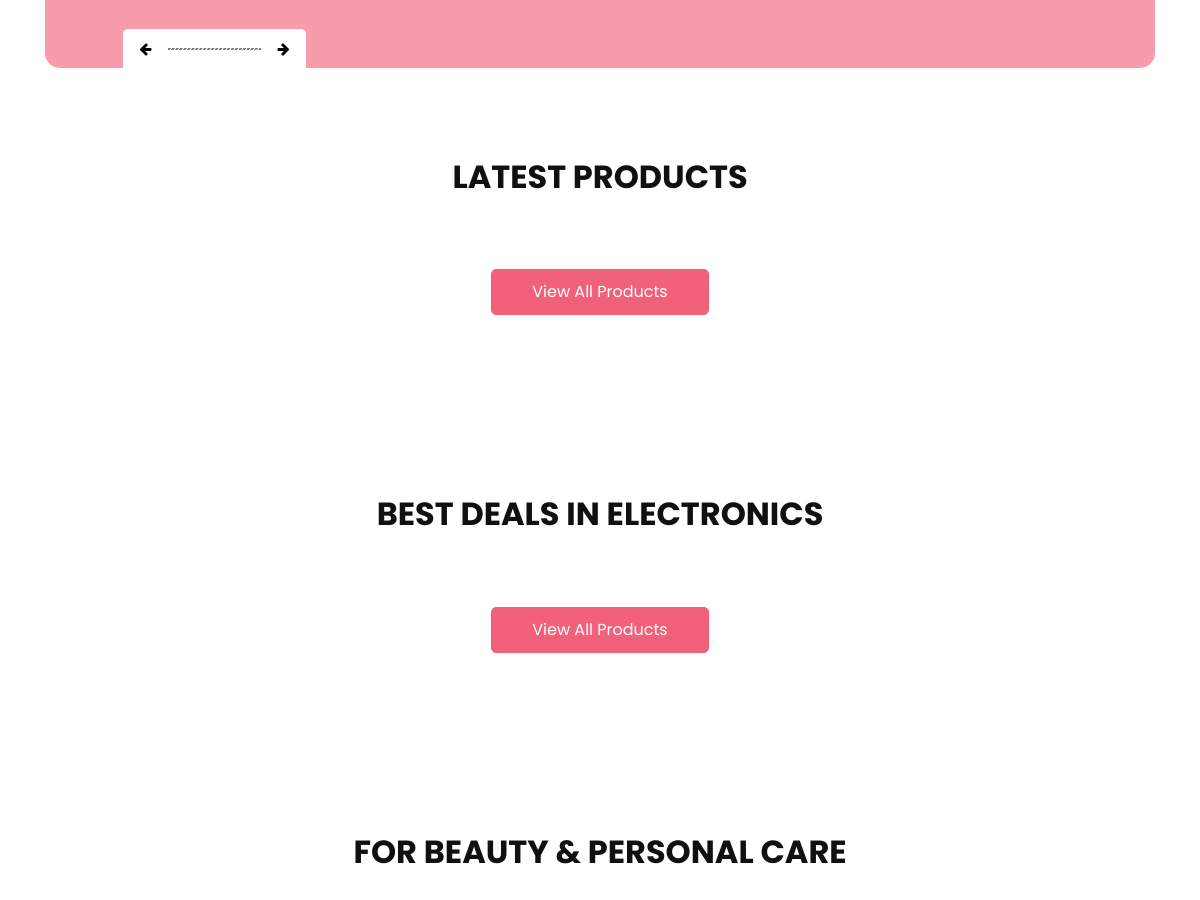
/ (middle part), run on an earlier commit of the app's database.
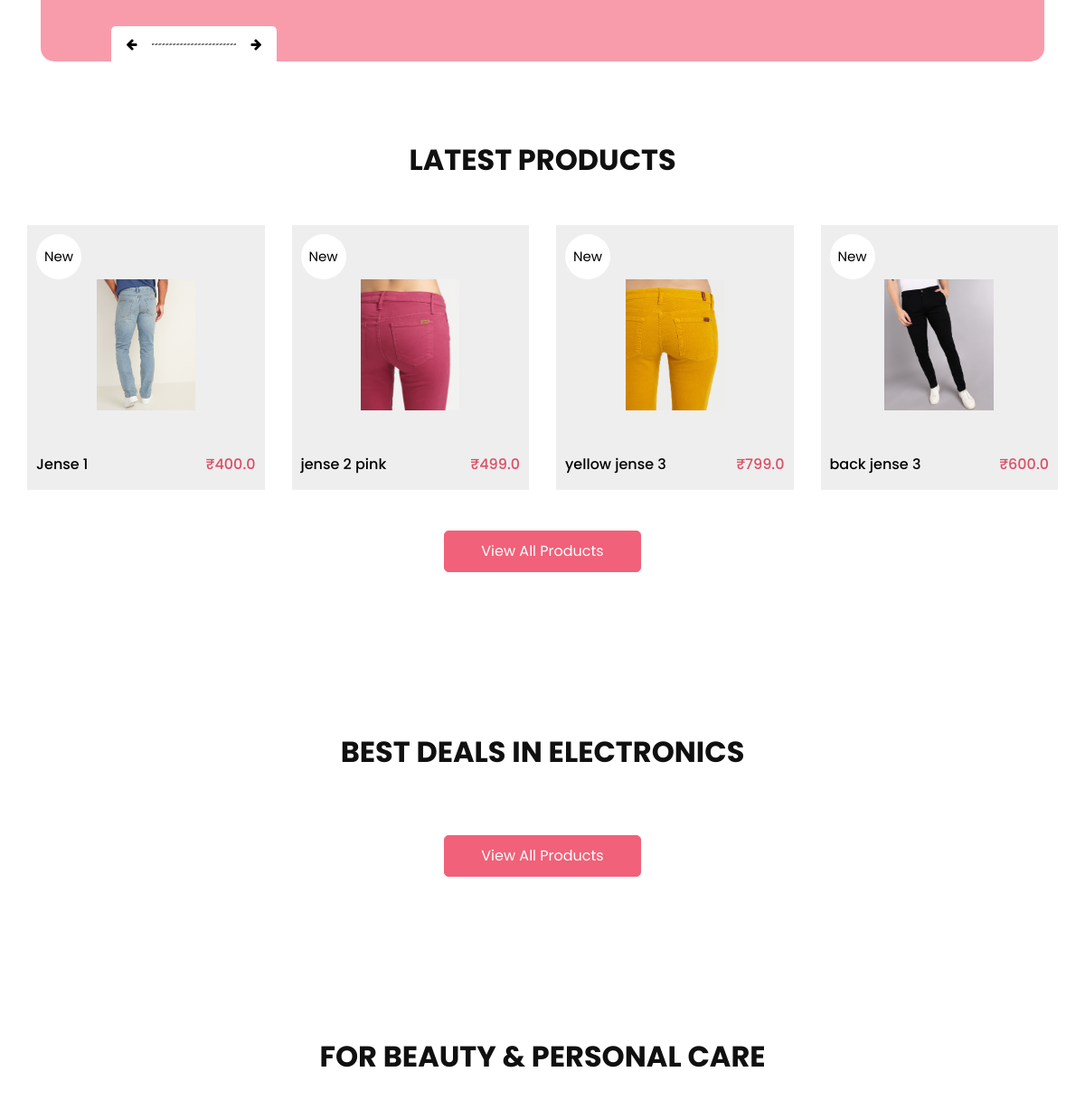
And on a later commit of the database.
### shop/models.py (models this page shows, shortened)
class Product(models.Model):
    title =models.CharField( max_length=50)
    MRP = models. FloatField()
    list_price = models. FloatField()
    description = models.TextField()
    brand = models.CharField(max_length=100)
    category = models.CharField( choices=CATEGORY_CHOICES, max_length=50)
    product_image = models.ImageField( upload_to='product_images')

### shop/views.py (the view)
# urls.py: path("", HomeView.as_view(), name="home"),
class HomeView(TemplateView):
    def get (self , request):
        clothing = Product.objects.filter(category = 'Clothing')
        electronics = Product.objects.filter(category = 'Electronics')
        beauty = Product.objects.filter(category = 'Beauty & Personal Care')
        grocery = Product.objects.filter(category = 'Grocery')
        jewelry = Product.objects.filter(category = 'Jewelry')
        return render(request , "shop/index.html" , {'clothing' : clothing[:4] ,'electronics' : electronics[:4] , 'beauty': beauty[:4] ,'jewelry': jewelry[:4] , 'grocery': grocery[:4] })

### templates/shop/index.html (shortened to what this page needs)
{% extends "shop/base.html" %}
{% load static %}
{% block a %}
    <section class="slider_section">
      <div class="slider_container">
        <div id="carouselExampleIndicators" class="carousel slide" data-ride="carousel">
          <div class="carousel-inner">
            <div class="carousel-item active">
              <div class="container-fluid">
                <div class="row">
                  <div class="col-md-5 ">
                    <div class="img-box">
                    </div>
                  </div>
                </div>
              </div>
            </div>
          </div>
          <div class="carousel_btn-box">
            <a class="carousel-control-prev" href="#carouselExampleIndicators" role="button" data-slide="prev">
              <i class="fa fa-arrow-left" aria-hidden="true"></i>
            </a>
            <img src="{% static 'images/line.png' %}" alt="" />
            <a class="carousel-control-next" href="#carouselExampleIndicators" role="button" data-slide="next">
              <i class="fa fa-arrow-right" aria-hidden="true"></i>
            </a>
          </div>
        </div>
      </div>
    </section>
  </div>
  <section class="shop_section layout_padding">
    <div class="container">
      <div class="heading_container heading_center">
        <h2>
          Latest Products
        </h2>
      </div>
      <div class="row">
        {% for c in clothing  %}
        <div class="col-sm-6 col-md-4 col-lg-3">
          <div class="box">
            <a href="{% url 'ppage' c.id %}">
              <div class="img-box">
                <img src="{{c.product_image.url}}" alt="">
              </div>
              <div class="detail-box">
                <h6>
                 {{c.title}}
                </h6>
                <h6>
                  <span>
                    ₹{{c.list_price}}
                  </span>
                </h6>
              </div>
              <div class="new">
                <span>
                  New
                </span>
              </div>
            </a>
          </div>
        </div>
        {% endfor %}
      </div>
      <div class="btn-box">
        <a href="">
          View All Products
        </a>
      </div>
    </div>
  </section>
  <section class="shop_section layout_padding">
    <div class="container">
      <div class="heading_container heading_center">
        <h2>
          Best Deals in Electronics
        </h2>
      </div>
      <div class="btn-box">
        <a href="">
          View All Products
        </a>
      </div>
    </div>
  </section>
<section class="shop_section layout_padding">
  <div class="container">
    <div class="heading_container heading_center">
      <h2>
        For Beauty & Personal Care
      </h2>
    </div>
  </div>
</section>
  {% endblock  %}

What changed in the data, as far as the page shows it:
added Product: product_image (picture), title "Jense 1", list_price "400.0"
added Product: product_image (picture), title "jense 2 pink", list_price "499.0"
added Product: product_image (picture), title "yellow jense 3", list_price "799.0"
added Product: product_image (picture), title "back jense 3", list_price "600.0"
